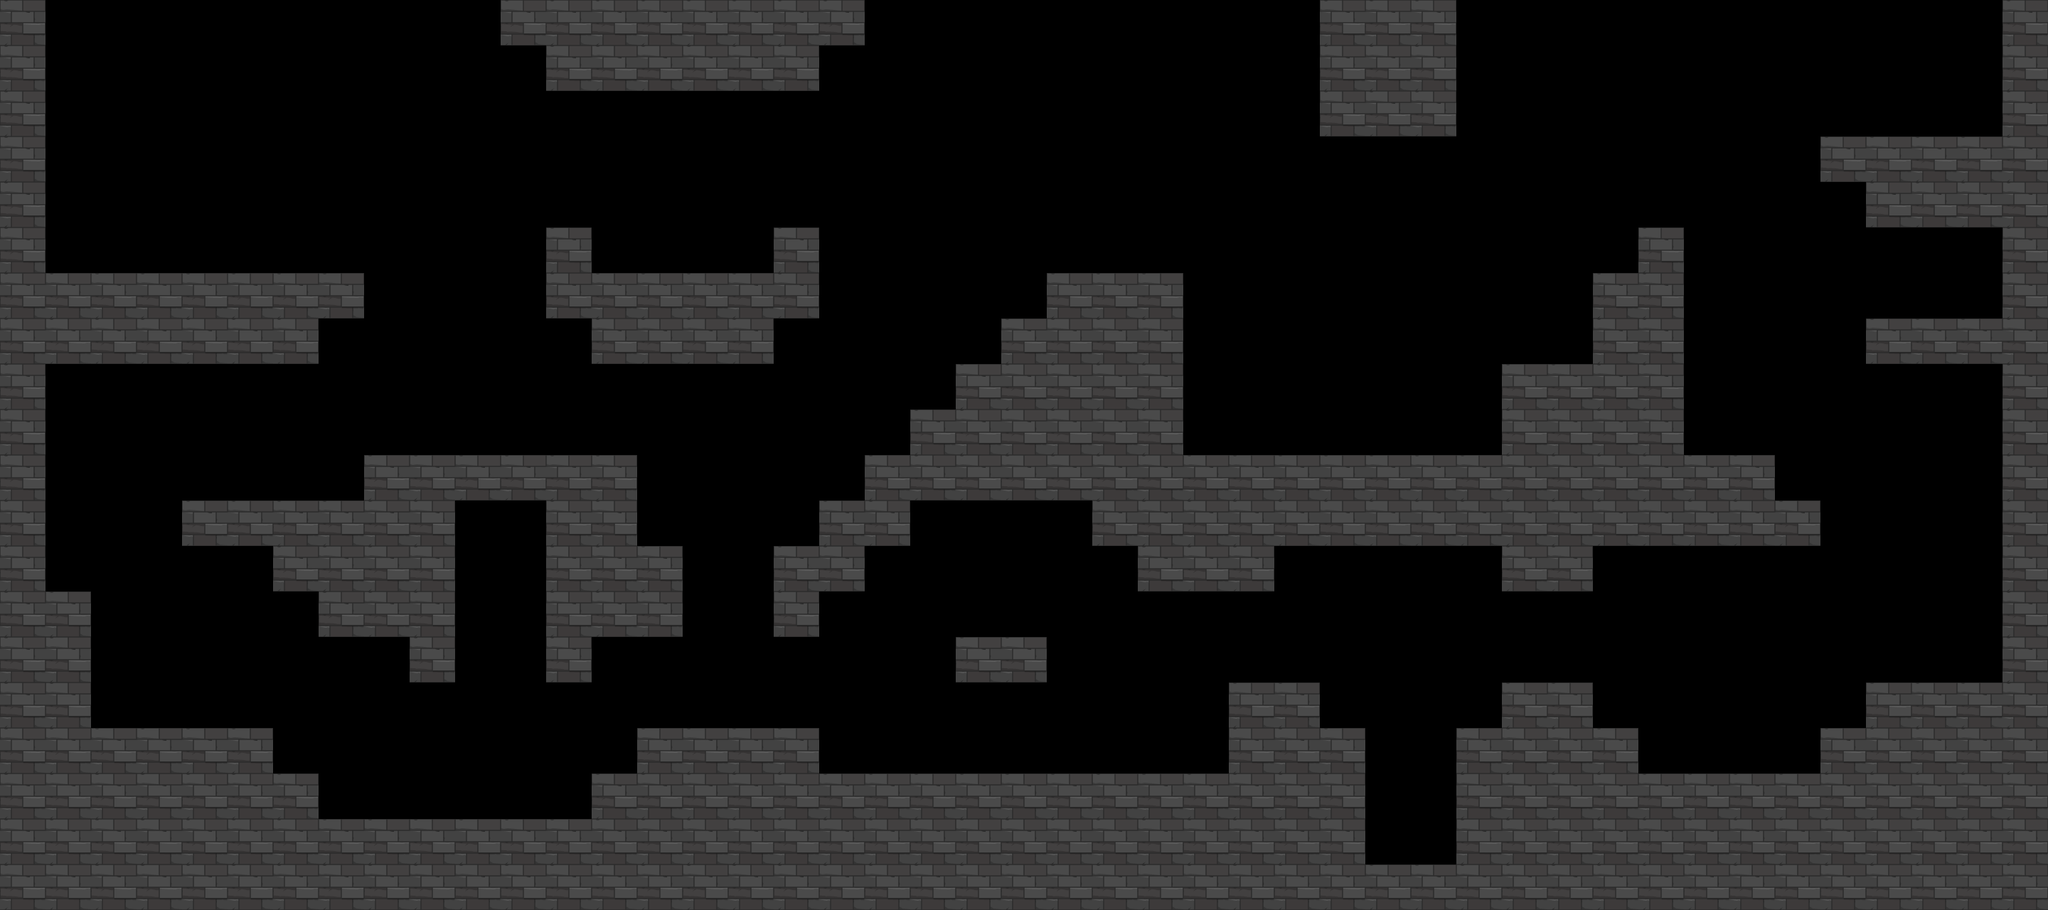

The image is a tile-based game level rendered from a .tmx file. Its description and complete source (layers, tilesets, objects, tile grids) follow:
An orthogonal 45x20 tile map with 64x64 px tiles, 1 tile layer (Tile Layer 1).

<map version="1.4" tiledversion="1.4.2" orientation="orthogonal" renderorder="right-down" width="45" height="20" tilewidth="64" tileheight="64" infinite="0" nextlayerid="2" nextobjectid="1">
 <tileset firstgid="1" name="Tilemap_3" tilewidth="64" tileheight="64" tilecount="264" columns="22">
  <image source="Tilemap_3.png" width="1408" height="768" />
 </tileset>
 <layer id="1" name="Tile Layer 1" width="45" height="20">
  <data encoding="csv">
1,0,0,0,0,0,0,0,0,0,0,1,1,1,1,1,1,1,1,0,0,0,0,0,0,0,0,0,0,1,1,1,0,0,0,0,0,0,0,0,0,0,0,0,1,
1,0,0,0,0,0,0,0,0,0,0,0,1,1,1,1,1,1,0,0,0,0,0,0,0,0,0,0,0,1,1,1,0,0,0,0,0,0,0,0,0,0,0,0,1,
1,0,0,0,0,0,0,0,0,0,0,0,0,0,0,0,0,0,0,0,0,0,0,0,0,0,0,0,0,1,1,1,0,0,0,0,0,0,0,0,0,0,0,0,1,
1,0,0,0,0,0,0,0,0,0,0,0,0,0,0,0,0,0,0,0,0,0,0,0,0,0,0,0,0,0,0,0,0,0,0,0,0,0,0,0,1,1,1,1,1,
1,0,0,0,0,0,0,0,0,0,0,0,0,0,0,0,0,0,0,0,0,0,0,0,0,0,0,0,0,0,0,0,0,0,0,0,0,0,0,0,0,1,1,1,1,
1,0,0,0,0,0,0,0,0,0,0,0,1,0,0,0,0,1,0,0,0,0,0,0,0,0,0,0,0,0,0,0,0,0,0,0,1,0,0,0,0,0,0,0,1,
1,1,1,1,1,1,1,1,0,0,0,0,1,1,1,1,1,1,0,0,0,0,0,1,1,1,0,0,0,0,0,0,0,0,0,1,1,0,0,0,0,0,0,0,1,
1,1,1,1,1,1,1,0,0,0,0,0,0,1,1,1,1,0,0,0,0,0,1,1,1,1,0,0,0,0,0,0,0,0,0,1,1,0,0,0,0,1,1,1,1,
1,0,0,0,0,0,0,0,0,0,0,0,0,0,0,0,0,0,0,0,0,1,1,1,1,1,0,0,0,0,0,0,0,1,1,1,1,0,0,0,0,0,0,0,1,
1,0,0,0,0,0,0,0,0,0,0,0,0,0,0,0,0,0,0,0,1,1,1,1,1,1,0,0,0,0,0,0,0,1,1,1,1,0,0,0,0,0,0,0,1,
1,0,0,0,0,0,0,0,1,1,1,1,1,1,0,0,0,0,0,1,1,1,1,1,1,1,1,1,1,1,1,1,1,1,1,1,1,1,1,0,0,0,0,0,1,
1,0,0,0,1,1,1,1,1,1,0,0,1,1,0,0,0,0,1,1,0,0,0,0,1,1,1,1,1,1,1,1,1,1,1,1,1,1,1,1,0,0,0,0,1,
1,0,0,0,0,0,1,1,1,1,0,0,1,1,1,0,0,1,1,0,0,0,0,0,0,1,1,1,0,0,0,0,0,1,1,0,0,0,0,0,0,0,0,0,1,
1,1,0,0,0,0,0,1,1,1,0,0,1,1,1,0,0,1,0,0,0,0,0,0,0,0,0,0,0,0,0,0,0,0,0,0,0,0,0,0,0,0,0,0,1,
1,1,0,0,0,0,0,0,0,1,0,0,1,0,0,0,0,0,0,0,0,1,1,0,0,0,0,0,0,0,0,0,0,0,0,0,0,0,0,0,0,0,0,0,1,
1,1,0,0,0,0,0,0,0,0,0,0,0,0,0,0,0,0,0,0,0,0,0,0,0,0,0,1,1,0,0,0,0,1,1,0,0,0,0,0,0,1,1,1,1,
1,1,1,1,1,1,0,0,0,0,0,0,0,0,1,1,1,1,0,0,0,0,0,0,0,0,0,1,1,1,0,0,1,1,1,1,0,0,0,0,1,1,1,1,1,
1,1,1,1,1,1,1,0,0,0,0,0,0,1,1,1,1,1,1,1,1,1,1,1,1,1,1,1,1,1,0,0,1,1,1,1,1,1,1,1,1,1,1,1,1,
1,1,1,1,1,1,1,1,1,1,1,1,1,1,1,1,1,1,1,1,1,1,1,1,1,1,1,1,1,1,0,0,1,1,1,1,1,1,1,1,1,1,1,1,1,
1,1,1,1,1,1,1,1,1,1,1,1,1,1,1,1,1,1,1,1,1,1,1,1,1,1,1,1,1,1,1,1,1,1,1,1,1,1,1,1,1,1,1,1,1
</data>
 </layer>
</map>